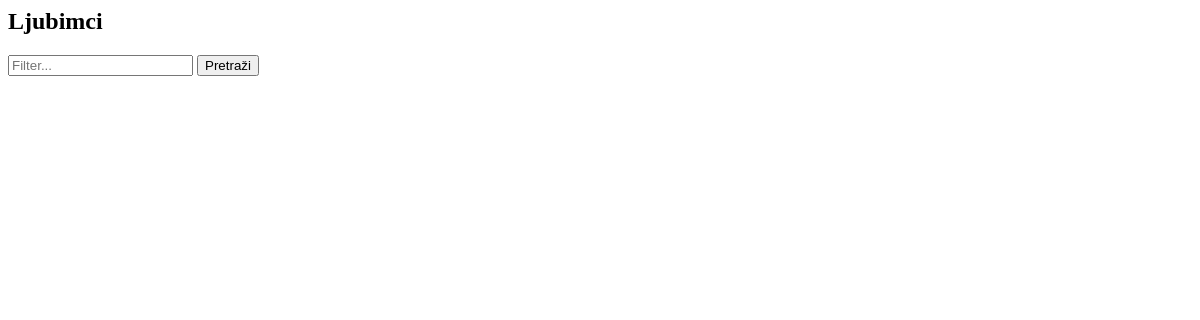
The app's page /pets/, older data.
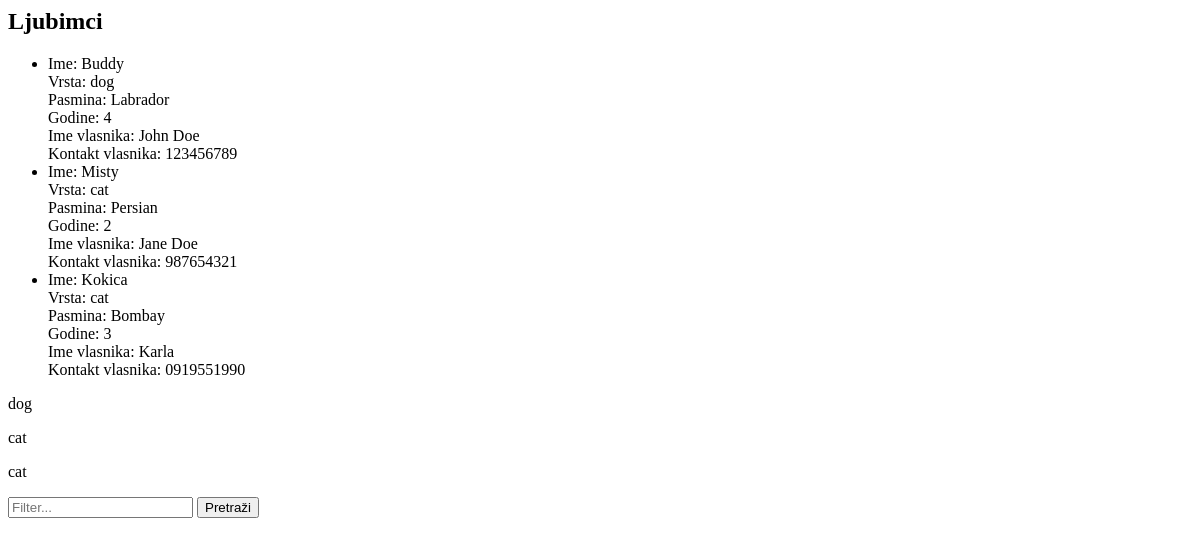
The same page, newer data.
### pets/models.py (models this page shows, shortened)
class Pet(models.Model):
    name = models.CharField(max_length=100)
    species = models.CharField(max_length=50, choices=[
        ('dog', 'Dog'),
        ('cat', 'Cat'),
        ('bird', 'Bird'),
        ('other', 'Other'),
    ])
    breed = models.CharField(max_length=100, blank=True, null=True)
    age = models.PositiveIntegerField()
    owner_name = models.CharField(max_length=100)
    owner_contact = models.CharField(max_length=15)

### pets/views.py (the view)
# urls.py: path('pets/', PetListView.as_view()),
class PetListView(ListView):
    model = Pet
    template_name = './pet_list.html'
    context_object_name = 'objects'
    paginate_by = 10
    def get_queryset(self):
        queryset = super().get_queryset()
        filter_param = self.request.GET.get('filter', None)
        if filter_param:
            queryset = queryset.filter(your_field__icontains=filter_param)  # Filtriraj prema potrebi
        return queryset

### templates/pets/pet_list.html
{% block content %}
    <h2>Ljubimci</h2>
    <ul>
        {% for pet in object_list %}
            <li>
                Ime: {{ pet.name }}<br>
                Vrsta: {{ pet.species }}<br>
                Pasmina: {{ pet.breed }}<br>
                Godine: {{ pet.age }}<br>
                Ime vlasnika: {{ pet.owner_name }}<br>
                Kontakt vlasnika: {{ pet.owner_contact }}<br>
            </li>
        {% endfor %}
    </ul>
{% endblock %}
{% for obj in objects %}
    <p>{{ obj.species }}</p>
{% endfor %}
<form method="get">
    <input type="text" name="filter_param" placeholder="Filter..." value="{{ request.GET.filter_param }}">
    <button type="submit">Pretraži</button>
</form>

Row changes from the older to the newer data that the page shows:
added Pet: name "Buddy", species "dog", breed "Labrador", age "4", owner_name "John Doe", owner_contact "123456789"
added Pet: name "Misty", species "cat", breed "Persian", age "2", owner_name "Jane Doe", owner_contact "987654321"
added Pet: name "Kokica", species "cat", breed "Bombay", age "3", owner_name "Karla", owner_contact "0919551990"
